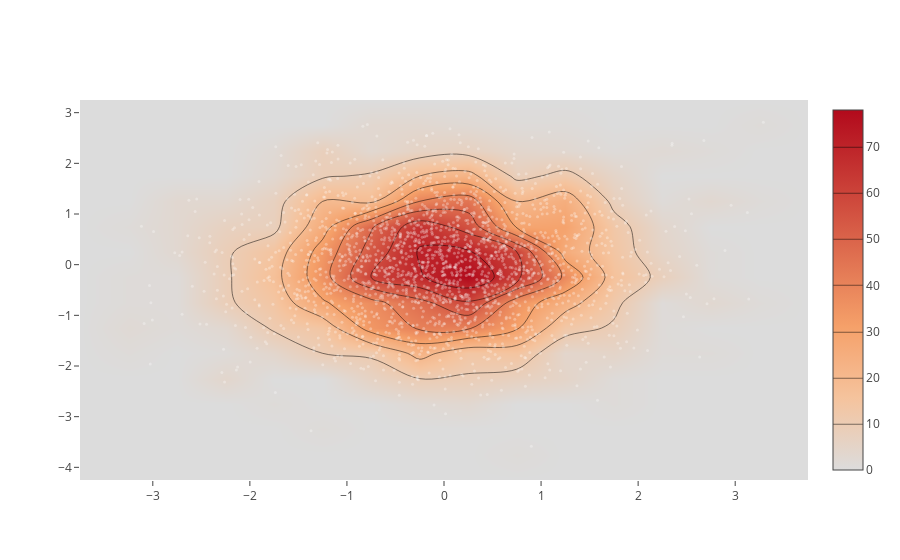

Source (notebook cell):
### Code cell
x = np.random.randn(2000)
y = np.random.randn(2000)
iplot([go.Histogram2dContour(x=x, y=y, contours=go.Contours(coloring='heatmap')),
       go.Scatter(x=x, y=y, mode='markers', marker=go.Marker(color='white', size=3, opacity=0.3))], show_link=False)

### Figure 1 — Plotly figure (JSON) as saved in the notebook; plotly's stock layout.template omitted (floating-point values rounded to 4 significant figures; data arrays with more than 128 entries replaced by an {"elided": "..."} marker saying what was removed)
{"data": [{"contours": {"coloring": "heatmap"}, "type": "histogram2dcontour", "x": {"elided": "2000 float values"}, "y": {"elided": "2000 float values"}}, {"marker": {"color": "white", "opacity": 0.3, "size": 3}, "mode": "markers", "type": "scatter", "x": {"elided": "2000 float values"}, "y": {"elided": "2000 float values"}}], "layout": {}}
